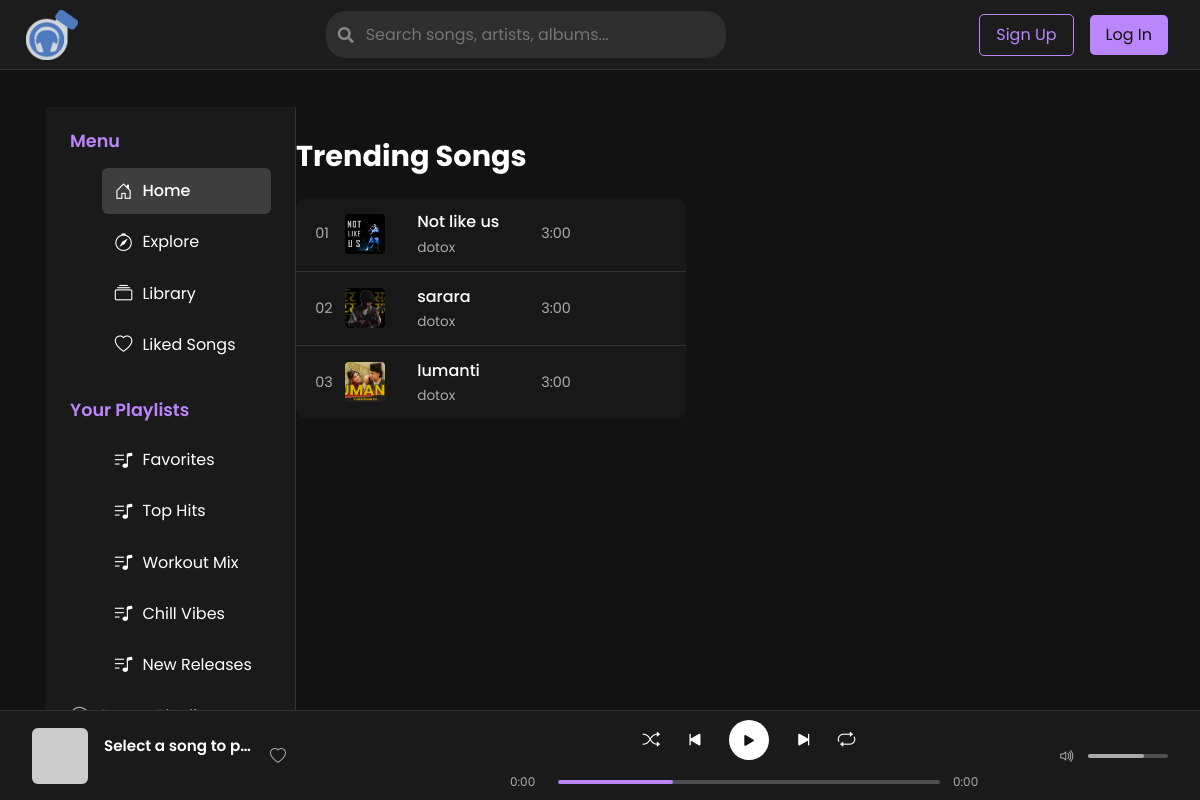
Before: / with the older database file.
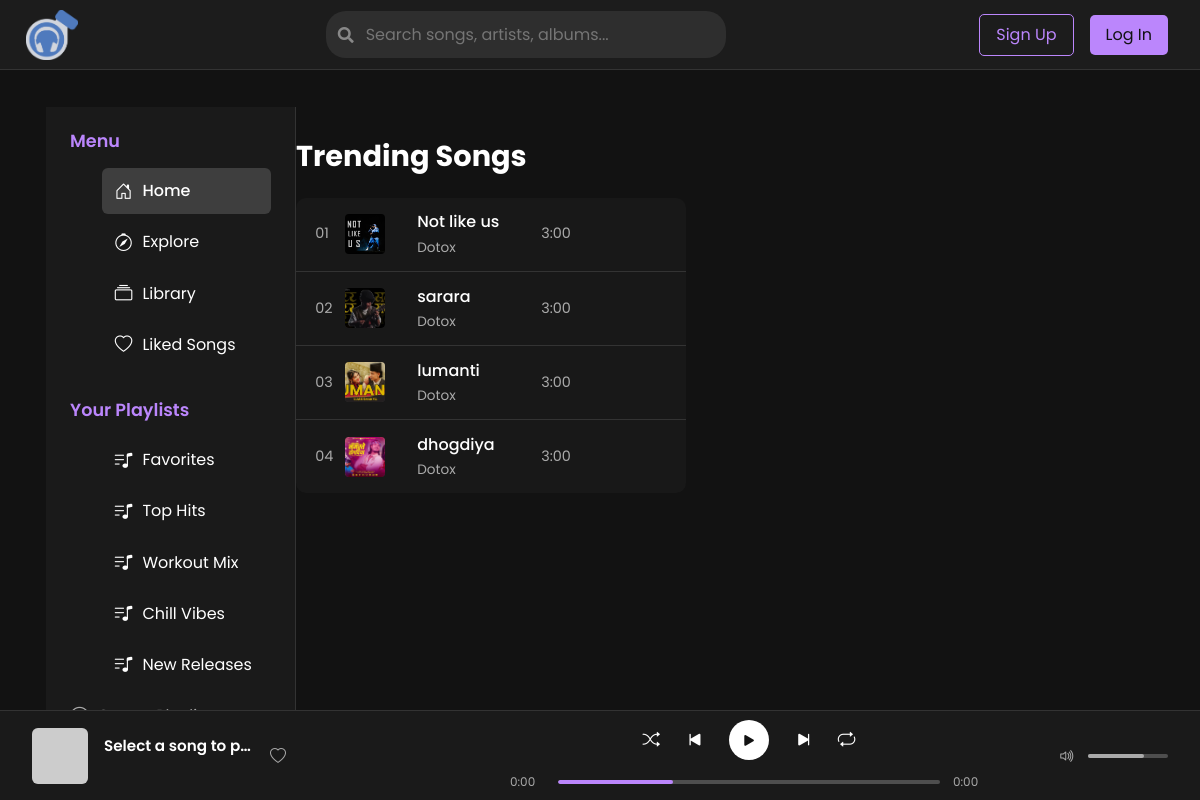
After: the same page with the newer database file.
### users/models.py (models this page shows, shortened)
class Song(models.Model):
    title = models.CharField(max_length=200)
    artist = models.ForeignKey(ArtistProfile, on_delete=models.CASCADE, related_name='songs')
    album = models.ForeignKey(Album, on_delete=models.SET_NULL, null=True, blank=True, related_name='songs')
    audio_file = models.FileField(
        upload_to='songs/',
        validators=[FileExtensionValidator(allowed_extensions=['mp3', 'wav', 'ogg', 'm4a'])],
        help_text="Allowed formats: MP3, WAV, OGG, M4A"
    )
    cover_image = models.ImageField(upload_to='song_covers/', blank=True, null=True)
    duration = models.DurationField(blank=True, null=True)
    release_date = models.DateField(auto_now_add=True)
    genres = models.ManyToManyField(Genre, blank=True)
    lyrics = models.TextField(blank=True)
    is_explicit = models.BooleanField(default=False)
    is_public = models.BooleanField(default=True)

class ArtistProfile(models.Model):
    user_profile = models.OneToOneField(UserProfile, on_delete=models.CASCADE, related_name='artist_profile')
    profile_picture = models.ImageField(upload_to='profile_pics/', blank=True, null=True)
    artist_name = models.CharField(max_length=100)
    genre = models.CharField(max_length=50)
    verification_date = models.DateField(auto_now_add=True)
    bio = models.TextField(blank=True)
    is_verified = models.BooleanField(default=False)

### users/views.py (the view)
# urls.py: path('', home, name='users-home'),
def home(request):
    songs = Song.objects.filter(is_public=True).select_related('artist')
    return render(request, 'users/home.html', {'songs': songs})

### users/context_processors.py (called while the page is built, shortened)
def user_type(request):
    context = {}
    return context

### users/templates/users/home.html (shortened to what the changed rows need)
{% extends "users/base.html" %}
{% load static %}
{% block content %}
<link href="https://cdn.jsdelivr.net/npm/bootstrap@5.3.2/dist/css/bootstrap.min.css" rel="stylesheet">
<link rel="stylesheet" href="https://cdn.jsdelivr.net/npm/bootstrap-icons@1.11.1/font/bootstrap-icons.css">
<body>
   <div class="content-wrapper">
    <section class="songs-section">
      <h2 class="section-title">Trending Songs</h2>
      <div class="song-list">
          {% for song in songs %}
          <div class="song-item"
               data-song-id="{{ song.id }}"
               data-audio-url="{{ song.audio_file.url }}"
               data-title="{{ song.title }}"
               data-artist="{{ song.artist.artist_name }}"
               data-cover="{% if song.cover_image %}{{ song.cover_image.url }}{% else %}https://via.placeholder.com/56{% endif %}"
               data-duration="{% if song.duration %}{{ song.duration }}{% else %}3:00{% endif %}">
             <div class="song-number">{{ forloop.counter|stringformat:"02d" }}</div>
             <div class="song-info">
                 <div class="song-thumbnail">
                     {% if song.cover_image %}
                         <img src="{{ song.cover_image.url }}" alt="{{ song.title }}">
                     {% else %}
                         <img src="https://via.placeholder.com/40" alt="Song thumbnail">
                     {% endif %}
                 </div>
                 <div class="song-title-artist">
                     <div class="song-title">{{ song.title }}</div>
                     <div class="song-artist">{{ song.artist.artist_name }}</div>
                 </div>
             </div>
             <div class="song-duration">{% if song.duration %}{{ song.duration }}{% else %}3:00{% endif %}</div>
         </div>
          {% endfor %}
      </div>
  </section>
</body>
{% endblock content %}

Changed rows visible on the page:
changed through a linked row, Song "Not like us": artist.artist_name "dotox" → "Dotox"
changed through a linked row, Song "sarara": artist.artist_name "dotox" → "Dotox"
changed through a linked row, Song "lumanti": artist.artist_name "dotox" → "Dotox"
added Song: cover_image (picture), title "dhogdiya", artist.artist_name "Dotox", shows "3:00"
